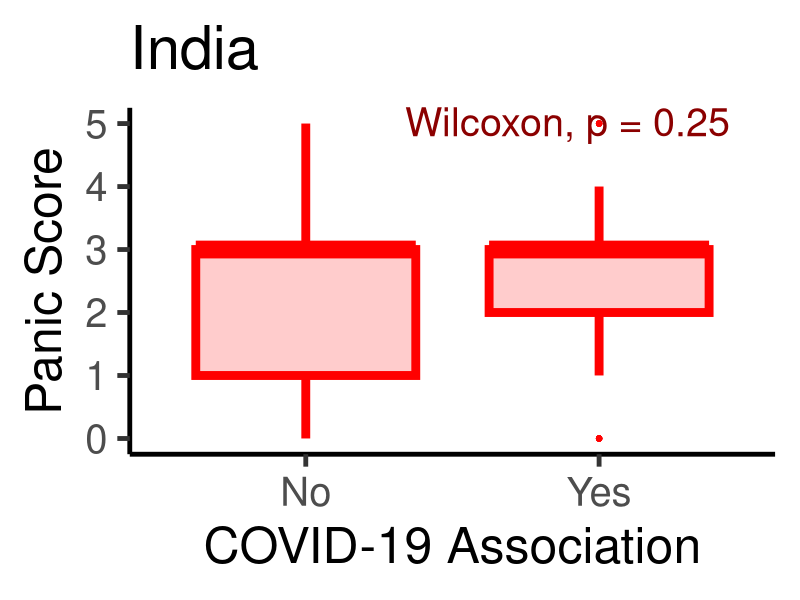
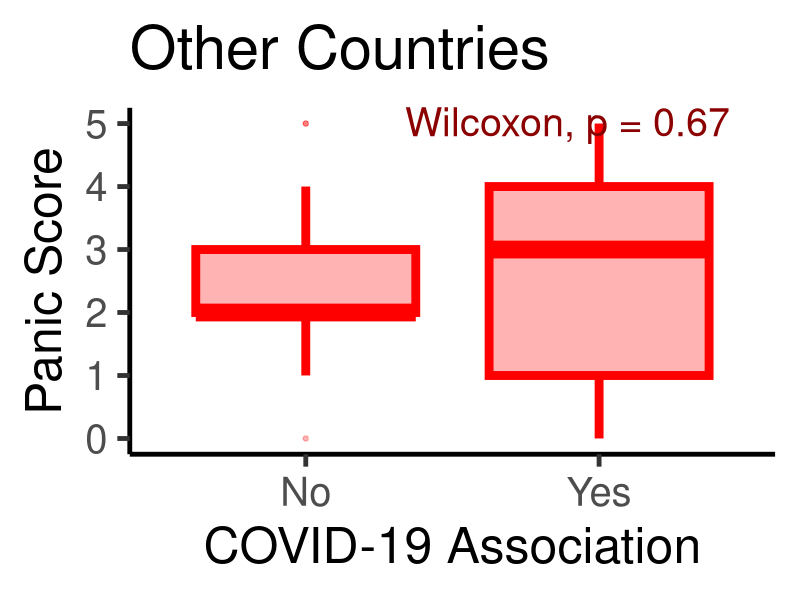
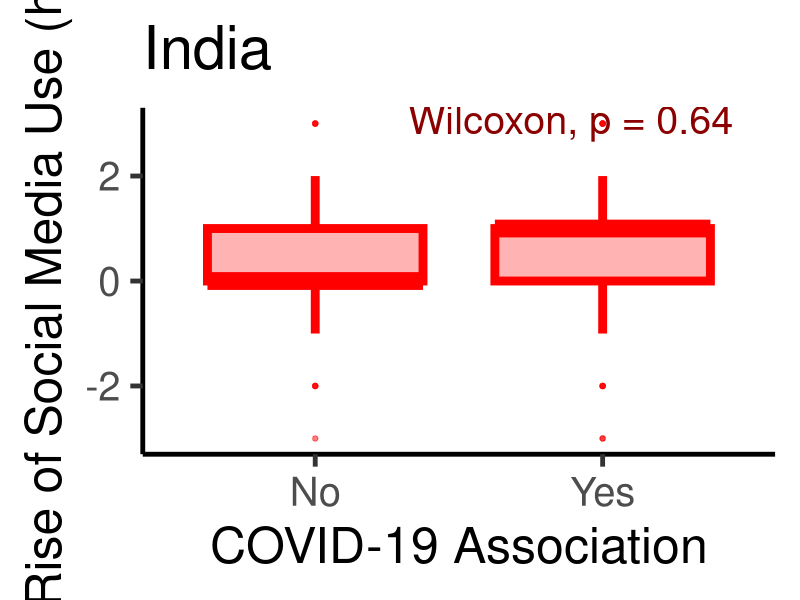
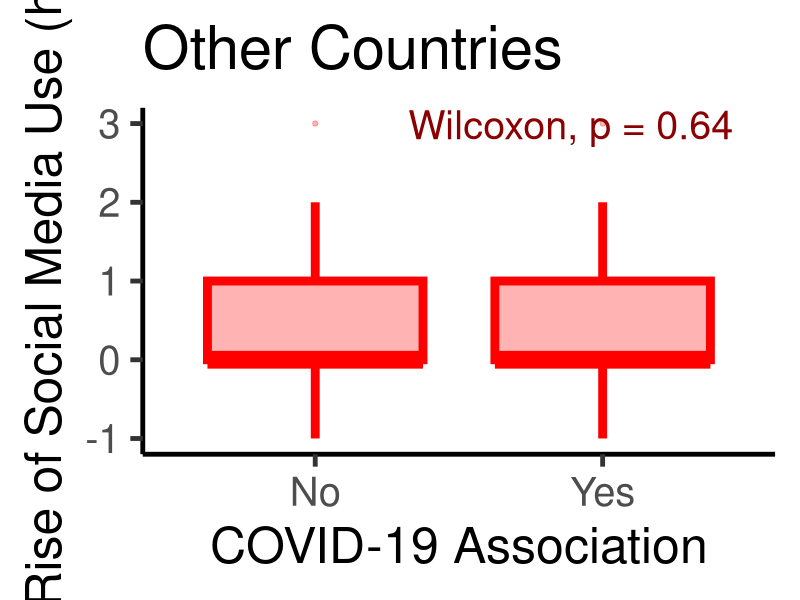
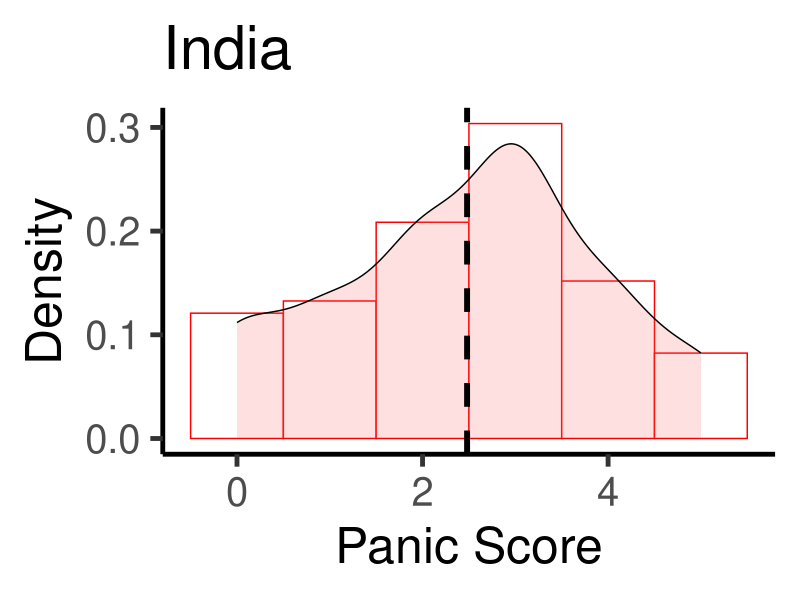
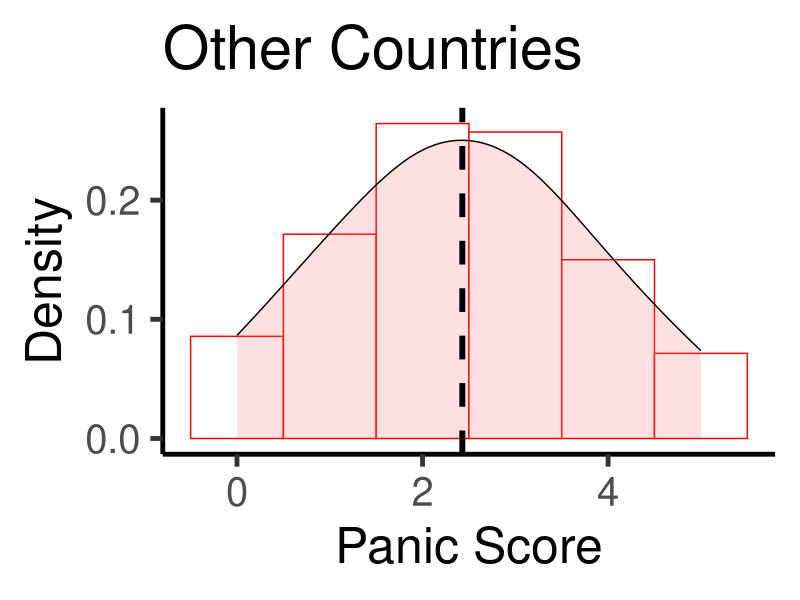

Write the R code that produced these figures, in order.
# install.packages("data.table")
library(data.table)
# install.packages("ggplot2")
library(ggplot2)
# install.packages("ggpubr")
library(ggpubr)


# Current path of the source script
sourcePATH <- "C:\\Users\\CSSC\\Desktop\\Lockdown\\Panic\\Analysis\\R Plots\\Boxplot\\"
# Set the current working Directory
setwd(sourcePATH)


# Read data matrix from file
Panic_India <- read.table("Association_Panic_India.txt", header = TRUE)
PI <- as.data.frame(Panic_India) # Matrix to Data Frame
Panic_Others <- read.table("Association_Panic_Others.txt", header = TRUE)
PO <- as.data.frame(Panic_Others) # Matrix to Data Frame


# Open a pdf file to save image
pdf("Boxplot_PI.pdf") 
# Generate boxplot
p <- ggplot(data=PI, aes(x=Association, y=Panic)) # Association vs Panic
p <- p + geom_boxplot(lwd=3, fill="red", color="red", alpha=0.2)
p <- p + stat_compare_means(color="darkred", label.x=1.56, label.y=4.8, size=10)
p <- p + labs(title="India", x="COVID-19 Association", y="Panic Score") # Title, axes labels
p <- p + theme_classic(base_size=36) # Other themes = theme_bw, theme_minimal, theme_void, theme_dark, theme_economist
p
# Close the pdf file after saving image
dev.off()


# Open a pdf file to save image
pdf("Boxplot_PO.pdf") 
# Generate boxplot
p <- ggplot(data=PO, aes(x=Association, y=Panic)) # Association vs Panic
p <- p + geom_boxplot(lwd=3, fill="red", color="red", alpha=0.3)
p <- p + stat_compare_means(color="darkred", label.x=1.56, label.y=4.8, size=10)
p <- p + labs(title="Other Countries", x="COVID-19 Association", y="Panic Score") # Title, axes labels
p <- p + theme_classic(base_size=36) # Other themes = theme_bw, theme_minimal, theme_void, theme_dark, theme_economist
p
# Close the pdf file after saving image
dev.off()


# Open a pdf file to save image
pdf("Boxplot_Rise_PI.pdf") 
# Generate boxplot
p <- ggplot(data=PI, aes(x=Association, y=Rise)) # Association vs Rise
p <- p + geom_boxplot(lwd=3, fill="red", color="red", alpha=0.3)
p <- p + stat_compare_means(color="darkred", label.x=1.55, label.y=2.8, size=10)
p <- p + labs(title="India", x="COVID-19 Association", y="Rise of Social Media Use (hr)") # Title, axes labels
p <- p + theme_classic(base_size=36) # Other themes = theme_bw, theme_minimal, theme_void, theme_dark, theme_economist
p
# Close the pdf file after saving image
dev.off()


# Open a pdf file to save image
pdf("Boxplot_Rise_PO.pdf") 
# Generate boxplot
p <- ggplot(data=PO, aes(x=Association, y=Rise)) # Association vs Rise
p <- p + geom_boxplot(lwd=3, fill="red", color="red", alpha=0.3)
p <- p + stat_compare_means(color="darkred", label.x=1.55, label.y=2.8, size=10)
p <- p + labs(title="Other Countries", x="COVID-19 Association", y="Rise of Social Media Use (hr)") # Title, axes labels
p <- p + theme_classic(base_size=36) # Other themes = theme_bw, theme_minimal, theme_void, theme_dark, theme_economist
p
# Close the pdf file after saving image
dev.off()


# Open a pdf file to save image
pdf("Distribution_PI.pdf") 
# Generate boxplot
p <- ggplot(data=PI, aes(x=Panic)) # Distribution of panic level
p <- p + geom_histogram(aes(y=..density..), binwidth=1, colour="red", fill="white") # Histogram with density instead of count on y-axis
p <- p + geom_density(adjust=1.5, alpha=.2, fill="#FF6666") # Overlay with transparent density plot
p <- p + geom_vline(aes(xintercept=mean(Panic, na.rm=T)), color="black", linetype="dashed", size=2)
p <- p + labs(title="India", x="Panic Score", y="Density") # Title, axes labels
p <- p + theme_classic(base_size=36) # Other themes = theme_bw, theme_minimal, theme_void, theme_dark, theme_economist
p
# Close the pdf file after saving image
dev.off()


# Open a pdf file to save image
pdf("Distribution_PO.pdf") 
# Generate boxplot
p <- ggplot(data=PO, aes(x=Panic)) # Distribution of panic level
p <- p + geom_histogram(aes(y=..density..), binwidth=1, colour="red", fill="white") # Histogram with density instead of count on y-axis
p <- p + geom_density(adjust=1.5, alpha=.2, fill="#FF6666") # Overlay with transparent density plot
p <- p + geom_vline(aes(xintercept=mean(Panic, na.rm=T)), color="black", linetype="dashed", size=2)
p <- p + labs(title="Other Countries", x="Panic Score", y="Density") # Title, axes labels
p <- p + theme_classic(base_size=36) # Other themes = theme_bw, theme_minimal, theme_void, theme_dark, theme_economist
p
# Close the pdf file after saving image
dev.off()


# t-test on normally distributed data
mean(PI$Panic)
sd(PI$Panic)
mean(PO$Panic)
sd(PO$Panic)
t.test(PI$Panic, PO$Panic)
